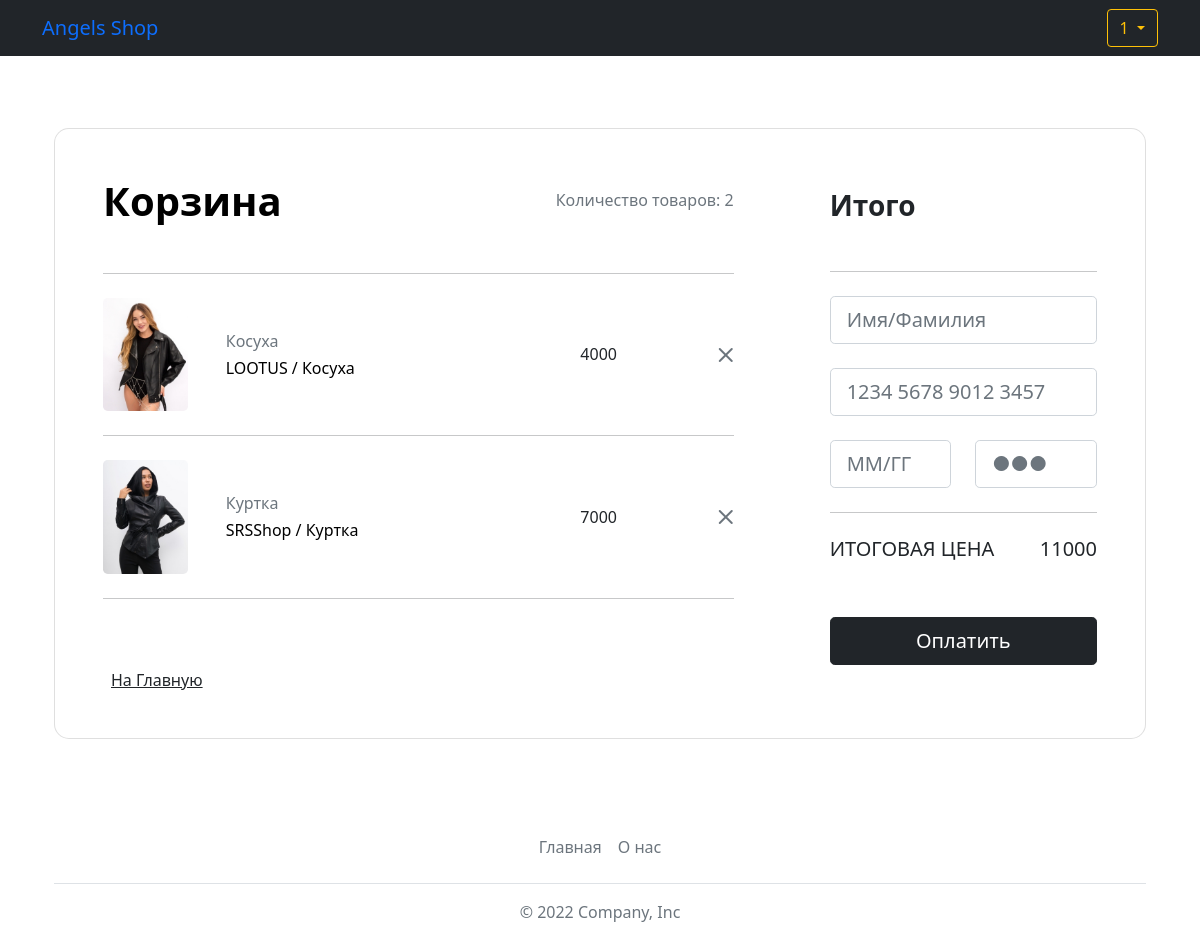
The page /basket (signed in) on the database its author committed.
### data/users.py (models this page shows, shortened)
class User(SqlAlchemyBase, UserMixin):
    __tablename__ = 'users'
    id = sqlalchemy.Column(sqlalchemy.Integer,
                           primary_key=True, autoincrement=True)
    name = sqlalchemy.Column(sqlalchemy.String, nullable=False)
    email = sqlalchemy.Column(sqlalchemy.String,
                              index=True, unique=True, nullable=False)
    hashed_password = sqlalchemy.Column(sqlalchemy.String, nullable=False)
    created_date = sqlalchemy.Column(sqlalchemy.DateTime,
                                     default=datetime.datetime.now)
    orders = orm.relation("Orders", back_populates='user')

### data/products.py (models this page shows)
class Products(SqlAlchemyBase):
    __tablename__ = 'products'
    id = sqlalchemy.Column(sqlalchemy.Integer,
                           primary_key=True, autoincrement=True)
    title = sqlalchemy.Column(sqlalchemy.String, nullable=False)
    price = sqlalchemy.Column(sqlalchemy.Integer, nullable=False)
    type = sqlalchemy.Column(sqlalchemy.String, nullable=False)
    image_path = sqlalchemy.Column(sqlalchemy.String, nullable=False)

### main.py (the view)
@app.route('/basket', methods=['post', 'get'])
@login_required
def basket():
    form = SearchForm()
    if form.validate_on_submit():
        return redirect(f'/catalog/{form.search_string.data}')
    db_sess = db_session.create_session()
    data = db_sess.query(Orders).filter(Orders.id_client == current_user.id and Orders.status == "not paid").first()
    items = db_sess.query(OrdersItems).filter(OrdersItems.id_client == data.id).all()
    list_items = []
    total = 0
    for i in items:
        data = db_sess.query(Products).filter(Products.id == i.id).first()
        total += data.price
        list_items.append([data.title, data.title.split()[-1], data.price, data.type, data.image_path, data.id])
    return render_template('basket.html', title='Корзина', list_items=list_items, count=len(list_items), total=total, form=form)

### forms/SearchForm.py
class SearchForm(FlaskForm):
    search_string = StringField('', validators=[DataRequired()])
    catalog = StringField('')

### data/db_session.py (called while the page is built)
def create_session() -> Session:
    global __factory
    return __factory()

### main.py (called while the page is built)
@login_manager.user_loader
def load_user(user_id):
    db_sess = db_session.create_session()
    return db_sess.query(User).get(user_id)

### templates/basket.html (shortened to what this page needs)
{% extends "base_without_search.html" %}
{% block content %}
<section class="h-100 h-custom">
  <div class="container py-5 h-100">
    <div class="row d-flex justify-content-center align-items-center h-100">
      <div class="col-12">
        <div class="card card-registration card-registration-2" style="border-radius: 15px;">
          <div class="card-body p-0">
            <div class="row g-0">
              <div class="col-lg-8">
                <div class="p-5">
                  <div class="d-flex justify-content-between align-items-center mb-5">
                    <h1 class="fw-bold mb-0 text-black">Корзина</h1>
                    <h6 class="mb-0 text-muted">Количество товаров: {{ count }}</h6>
                  </div>
                  <hr class="my-4">
                  {% for elem in list_items %}
                    <div class="row mb-4 d-flex justify-content-between align-items-center">
                      <div class="col-md-2 col-lg-2 col-xl-2">
                        <img
                          src="../static/img/products/{{ elem[3] }}/{{ elem[4] }}"
                          class="img-fluid rounded-3" alt="">
                      </div>
                      <div class="col-md-3 col-lg-3 col-xl-3">
                        <h6 class="text-muted">{{ elem[1] }}</h6>
                        <h6 class="text-black mb-0">{{ elem[0] }}</h6>
                      </div>
                      <div class="col-md-3 col-lg-3 col-xl-2 d-flex">
                        <button class="btn btn-link px-2"
                          onclick="this.parentNode.querySelector('input[type=number]').stepDown()">
                        </button>
                      </div>
                      <div class="col-md-3 col-lg-2 col-xl-2 offset-lg-1">
                        <h6 class="mb-0">{{ elem[2] }}</h6>
                      </div>
                      <div class="col-md-1 col-lg-1 col-xl-1 text-end">
                        <a href="/delete_from_cart/{{ elem[5] }}" class="text-muted"><i class="bi bi-x-lg"></i></a>
                      </div>
                    </div>
                    <hr class="my-4">
                  {% endfor %}
                  <div class="pt-5">
                    <h6 class="mb-0"><a href="/" class="text-body">На Главную</a></h6>
                  </div>
                </div>
              </div>
              <div class="col-lg-4 bg-grey">
                <div class="p-5">
                  <h3 class="fw-bold mb-5 mt-2 pt-1">Итого</h3>
                  <hr class="my-4">
                  <form class="mt-4">
                    <div class="form-outline form-white mb-4">
                      <input type="text" id="typeName" class="form-control form-control-lg" siez="17"
                             placeholder="Имя/Фамилия"/>
                    </div>
                    <div class="form-outline form-white mb-4">
                      <input type="text" class="form-control form-control-lg" siez="17"
                             placeholder="1234 5678 9012 3457" minlength="19" maxlength="19"/>
                    </div>
                    <div class="row mb-4">
                      <div class="col-md-6">
                        <div class="form-outline form-white">
                          <input type="text" class="form-control form-control-lg"
                                 placeholder="ММ/ГГ" size="5" id="exp" minlength="5" maxlength="5"/>
                        </div>
                      </div>
                      <div class="col-md-6">
                        <div class="form-outline form-white">
                          <input type="password" id="typeText" class="form-control form-control-lg"
                                 placeholder="&#9679;&#9679;&#9679;" size="1" minlength="3" maxlength="3"/>
                        </div>
                      </div>
                    </div>
                  </form>
                  <hr class="my-4">
                  <div class="d-flex justify-content-between mb-5">
                    <h5 class="text-uppercase">Итоговая цена</h5>
                    <h5>{{ total }}</h5>
                  </div>
                  <button type="button" class="btn btn-dark btn-block btn-lg"
                    data-mdb-ripple-color="dark">Оплатить</button>
                </div>
              </div>
            </div>
          </div>
        </div>
      </div>
    </div>
  </div>
</section>
{% endblock %}

### templates/base_without_search.html (shortened to what this page needs)
<!doctype html>
<html lang="en">
<head>
    <link rel="stylesheet"
          href="https://stackpath.bootstrapcdn.com/bootstrap/4.4.1/css/bootstrap.min.css"
>
    <link href="https://cdn.jsdelivr.net/npm/bootstrap@5.1.3/dist/css/bootstrap.min.css" rel="stylesheet">
    <link rel="stylesheet" href="https://cdn.jsdelivr.net/npm/bootstrap-icons@1.5.0/font/bootstrap-icons.css">
</head>
<body>
<header>
    <nav class="navbar navbar-expand-md navbar-dark bg-dark mb-4">
        <div class="container">
            <a class="navbar-brand" style="color:rgb(13,110,253);" href="/">Angels Shop</a>
            {% if current_user.is_authenticated %}
            <div class="btn-group">
                <button type="button" class="btn btn-outline-warning dropdown-toggle" data-bs-toggle="dropdown"
                        aria-expanded="false">
                    {{ current_user.name }}
                </button>
            </div>
            {% else %}
            <form class="d-flex">
                <a class="btn btn-outline-primary mr-2" href="/register">Зарегистрироваться</a>
                <a class="btn btn-outline-warning" href="/login">Войти</a>
            </form>
            {% endif %}
        </div>
    </nav>
</header>
<main role="main" class="container">
    {% block content %}{% endblock %}
    <div class="container">
        <footer class="py-3 my-4">
            <ul class="nav justify-content-center border-bottom pb-3 mb-3">
                <li class="nav-item"><a href="/" class="nav-link px-2 text-muted">Главная</a></li>
                <li class="nav-item"><a href="/about" class="nav-link px-2 text-muted">О нас</a></li>
            </ul>
            <p class="text-center text-muted">&copy; 2022 Company, Inc</p>
        </footer>
    </div>
</main>
</body>
</html>

### rows shown on the page
User: name "1"
Products: type+image_path (picture), title "Косуха", title "LOOTUS / Косуха", price "4000"
Products: type+image_path (picture), title "Куртка", title "SRSShop / Куртка", price "7000"

### other values the page prints
{{ count }} "2"
{{ total }} "11000"
